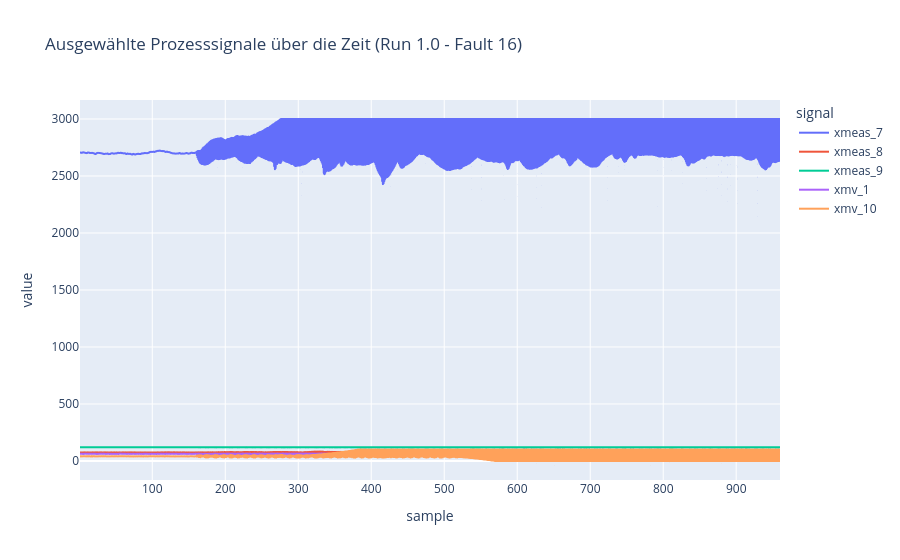

The notebook cell this image was saved under:
### Markdown cell above
## 4. Korrelation der Prozesssignale

Diese Heatmap zeigt nur die 20 variabelsten Mess- und Stellgrößen. Die Werte sind paarweise Korrelationen zwischen `-1` und `1`:
- `1` bedeutet, dass zwei Signale stark gemeinsam steigen oder fallen.
- `-1` bedeutet, dass ein Signal steigt, während das andere fällt.
- Werte nahe `0` bedeuten, dass kein klarer linearer Zusammenhang sichtbar ist.

Warum nur diese Spalten?
- Sehr konstante Signale tragen kaum Information zur Anomalieerkennung bei.
- Weniger relevante oder fast unveränderte Spalten würden die Heatmap unleserlich machen.
- Für AutoML ist es oft hilfreicher, erst die dynamischen Prozesssignale zu betrachten.

### Code cell
run_column = next((column for column in ("simulationrun", "run_id", "simulation_run") if column in df.columns), None)
time_column = next((column for column in ("sample", "timestamp", "time") if column in df.columns), None)
plot_columns = [column for column in ("xmeas_7", "xmeas_8", "xmeas_9", "xmv_1", "xmv_10") if column in df.columns]
local_label_column = next((column for column in ("faultnumber", "fault_id", "label") if column in df.columns), None)

if run_column is None or time_column is None or not plot_columns:
    print("Für den Zeitverlauf werden Run-, Zeit- und Sensorkolonnen benötigt. Bitte prüfe das Schema des Parquet-Exports.")
else:
    selected_run = df[run_column].iloc[0]
    run_frame = df[df[run_column] == selected_run].sort_values(time_column)

    title_suffix = f"Run {selected_run}"
    if local_label_column is not None and not run_frame[local_label_column].dropna().empty:
        run_label = run_frame[local_label_column].dropna().iloc[0]
        title_suffix = f"Run {selected_run} - Fault {run_label}"

    fig = px.line(
        run_frame,
        x=time_column,
        y=plot_columns,
        title=f"Ausgewählte Prozesssignale über die Zeit ({title_suffix})",
        labels={time_column: time_column, "value": "value", "variable": "signal"},
    )
    fig.show()

### Figure 1 — Plotly figure (JSON) as saved in the notebook; plotly's stock layout.template omitted (floating-point values rounded to 4 significant figures; data arrays with more than 128 entries replaced by an {"elided": "..."} marker saying what was removed)
{"data": [{"hovertemplate": "signal=xmeas_7<br>sample=%{x}<br>value=%{y}<extra></extra>", "legendgroup": "xmeas_7", "line": {"color": "#636efa", "dash": "solid"}, "marker": {"symbol": "circle"}, "mode": "lines", "name": "xmeas_7", "showlegend": true, "type": "scattergl", "x": {"elided": "19200 int values"}, "xaxis": "x", "y": {"elided": "19200 float values"}, "yaxis": "y"}, {"hovertemplate": "signal=xmeas_8<br>sample=%{x}<br>value=%{y}<extra></extra>", "legendgroup": "xmeas_8", "line": {"color": "#EF553B", "dash": "solid"}, "marker": {"symbol": "circle"}, "mode": "lines", "name": "xmeas_8", "showlegend": true, "type": "scattergl", "x": {"elided": "19200 int values"}, "xaxis": "x", "y": {"elided": "19200 float values"}, "yaxis": "y"}, {"hovertemplate": "signal=xmeas_9<br>sample=%{x}<br>value=%{y}<extra></extra>", "legendgroup": "xmeas_9", "line": {"color": "#00cc96", "dash": "solid"}, "marker": {"symbol": "circle"}, "mode": "lines", "name": "xmeas_9", "showlegend": true, "type": "scattergl", "x": {"elided": "19200 int values"}, "xaxis": "x", "y": {"elided": "19200 float values"}, "yaxis": "y"}, {"hovertemplate": "signal=xmv_1<br>sample=%{x}<br>value=%{y}<extra></extra>", "legendgroup": "xmv_1", "line": {"color": "#ab63fa", "dash": "solid"}, "marker": {"symbol": "circle"}, "mode": "lines", "name": "xmv_1", "showlegend": true, "type": "scattergl", "x": {"elided": "19200 int values"}, "xaxis": "x", "y": {"elided": "19200 float values"}, "yaxis": "y"}, {"hovertemplate": "signal=xmv_10<br>sample=%{x}<br>value=%{y}<extra></extra>", "legendgroup": "xmv_10", "line": {"color": "#FFA15A", "dash": "solid"}, "marker": {"symbol": "circle"}, "mode": "lines", "name": "xmv_10", "showlegend": true, "type": "scattergl", "x": {"elided": "19200 int values"}, "xaxis": "x", "y": {"elided": "19200 float values"}, "yaxis": "y"}], "layout": {"legend": {"title": {"text": "signal"}, "tracegroupgap": 0}, "title": {"text": "Ausgewählte Prozesssignale über die Zeit (Run 1.0 - Fault 16)"}, "xaxis": {"anchor": "y", "domain": [0, 1], "title": {"text": "sample"}}, "yaxis": {"anchor": "x", "domain": [0, 1], "title": {"text": "value"}}}}
